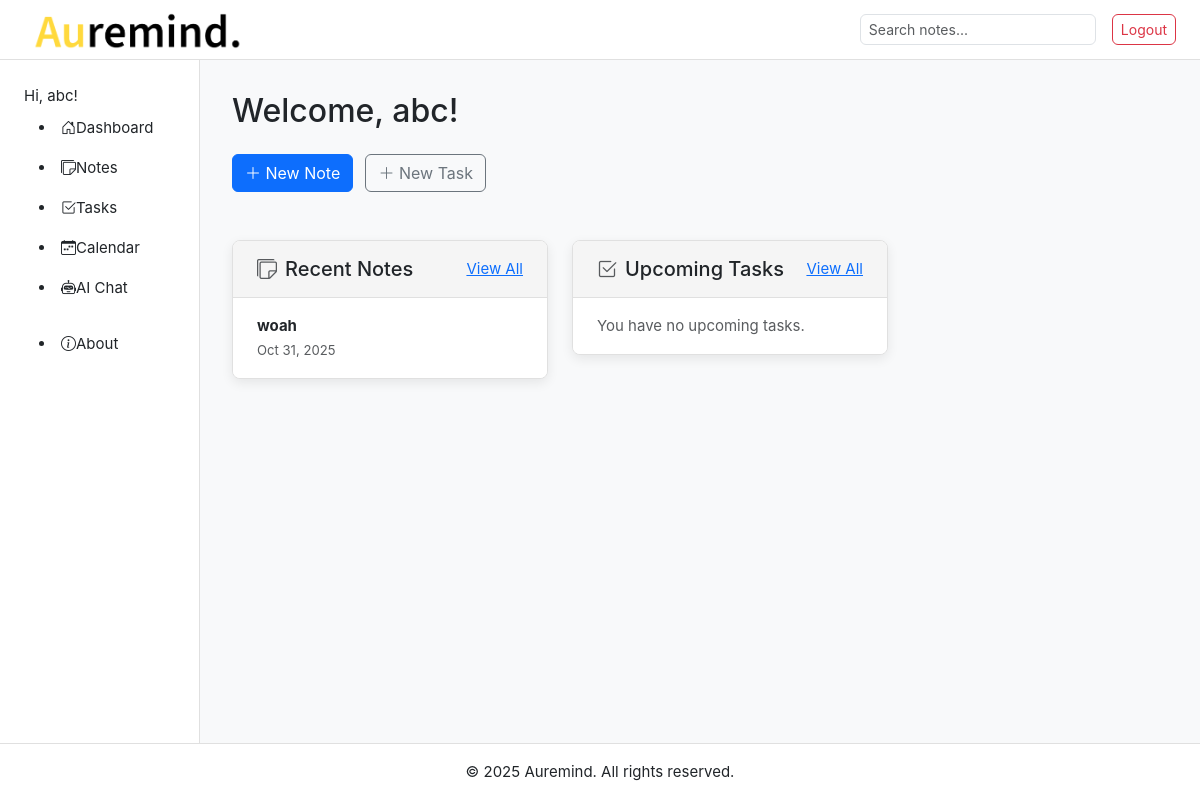
Page / (signed in) on the earlier database version.
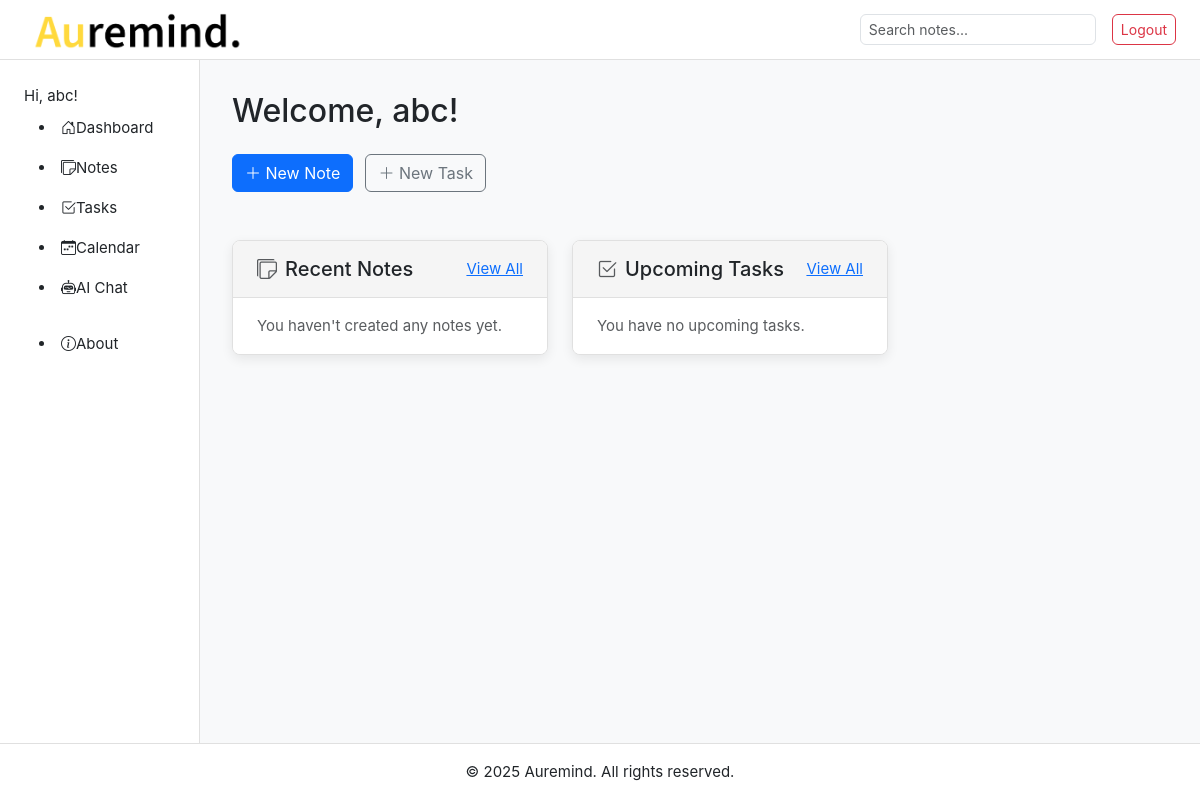
Same page on the later database version.
### notes/models.py (models this page shows, shortened)
class Note(models.Model):
    user = models.ForeignKey(User, on_delete=models.CASCADE)
    title = models.CharField(max_length=200)
    encrypted_content = models.TextField(blank=True, null=True, db_column='content')
    created_at = models.DateTimeField(auto_now_add=True)
    encrypted_attachment = models.BinaryField(blank=True, null=True)
    attachment_name = models.CharField(max_length=255, blank=True, null=True)
    @property
    def content(self) -> str:
        """
        This 'getter' decrypts the content when you access 'note.content'.
        """
        return decrypt_data(self.encrypted_content)
    @content.setter
    def content(self, value: str):
        """
        This 'setter' encrypts the content when you set 'note.content = ...'.
        """
        self.encrypted_content = encrypt_data(value)

### notes/views.py (the view)
# urls.py: 2. Add a URL to urlpatterns:  path('', views.home, name='home')
@login_required
def home(request):
    recent_notes = Note.objects.filter(user=request.user).order_by('-created_at')[:5]
    upcoming_tasks = Task.objects.filter(
        user=request.user,
        due_date__gte=timezone.now()
    ).order_by('due_date')[:5]
    context = {
        'total_notes': Note.objects.filter(user=request.user).count(),
        'recent_notes': recent_notes,
        'upcoming_tasks': upcoming_tasks,
        'year': datetime.now().year,
    }
    return render(request, 'notes/dashboard.html', context)

### notes/templates/notes/dashboard.html (shortened to what this page needs)
{% extends 'notes/base.html' %}
{% block content %}
<div class="content-wrapper">
  <h1 class="h2 mb-4">Welcome, {{ user.username }}!</h1>
  <div class="mb-5">
    <a href="{% url 'notes:create' %}" class="btn btn-primary me-2"><i class="bi bi-plus-lg"></i> New Note</a>
    <a href="{% url 'notes:task_create' %}" class="btn btn-outline-secondary"><i class="bi bi-plus-lg"></i> New Task</a>
  </div>
  <div class="row">
    <div class="col-md-6">
      <div class="card-ui mb-4">
        <div class="card-header">
          <h5 class="mb-0"><i class="bi bi-stickies text-muted me-2"></i>Recent Notes</h5>
          <a href="{% url 'notes:note' %}" class="btn-link">View All</a>
        </div>
        <div class="list-group list-group-flush">
          {% for note in recent_notes %}
            <a href="{% url 'notes:detail' pk=note.pk %}" class="list-group-item list-group-item-action">
              <span class="item-title d-block fw-bold">{{ note.title }}</span>
              <span class="item-subtitle small text-muted">{{ note.created_at|date:"M d, Y" }}</span>
            </a>
          {% empty %}
            <li class="list-group-item text-muted">You haven't created any notes yet.</li>
          {% endfor %}
        </div>
      </div>
    </div>
    <div class="col-md-6">
      <div class="card-ui mb-4">
        <div class="card-header">
          <h5 class="mb-0"><i class="bi bi-check2-square text-muted me-2"></i>Upcoming Tasks</h5>
          <a href="{% url 'notes:task' %}" class="btn-link">View All</a>
        </div>
        <div class="list-group list-group-flush">
          {% for task in upcoming_tasks %}
            <a href="{% url 'notes:task_edit' pk=task.pk %}" class="list-group-item list-group-item-action">
              <span class="item-title d-block fw-bold">{{ task.title }}</span>
              <span class="item-subtitle small text-muted">Due: {{ task.due_date|date:"M d, Y P" }}</span>
            </a>
          {% empty %}
            <li class="list-group-item text-muted">You have no upcoming tasks.</li>
          {% endfor %}
        </div>
      </div>
    </div>
  </div>
</div>
{% endblock %}

### notes/templates/notes/base.html (shortened to what this page needs)
{% load static %}
<!DOCTYPE html>
<html>
<head>
  <link href="https://cdn.jsdelivr.net/npm/bootstrap@5.3.0/dist/css/bootstrap.min.css" rel="stylesheet">
  <link rel="stylesheet" href="https://cdn.jsdelivr.net/npm/bootstrap-icons@1.11.3/font/bootstrap-icons.min.css">
  <link rel="stylesheet" href="https://cdn.jsdelivr.net/npm/flatpickr/dist/flatpickr.min.css">
  <link rel="stylesheet" href="{% static 'notes/style.css' %}">
</head>
<body>
  <div class="app-container">
    <header class="app-header">
      <div class="d-flex align-items-center">
        <a class="navbar-brand ms-2" href="{% url 'notes:dashboard' %}">
          <img src="{% static 'notes/Auremind Logo.png' %}" alt="Auremind Logo" class="navbar-logo">
        </a>
      </div>
      <div class="d-flex align-items-center">
        {% if user.is_authenticated %}
          <div class="search-container position-relative me-3">
            <input type="text" id="search-input" class="form-control form-control-sm" placeholder="Search notes..." autocomplete="off">
          </div>
          <form method="post" action="{% url 'notes:logout' %}" style="display:inline;">
            <button type="submit" class="btn btn-outline-danger btn-sm">Logout</button>
          </form>
        {% else %}
          <a href="{% url 'notes:register' %}" class="btn btn-outline-success btn-sm me-2">Register</a>
          <a href="{% url 'notes:login' %}" class="btn btn-outline-primary btn-sm">Login</a>
        {% endif %}
      </div>
    </header>
    <aside class="sidebar" id="sidebar">
      {% if user.is_authenticated %}
        <div class="user-profile">
          <span class="username">Hi, {{ user.username }}!</span>
        </div>
        <ul class="nav-links">
          <li class="nav-item">
            <a class="nav-link" href="{% url 'notes:dashboard' %}"><i class="bi bi-house-door"></i>Dashboard</a>
          </li>
          <li class="nav-item">
            <a class="nav-link" href="{% url 'notes:note' %}"><i class="bi bi-stickies"></i>Notes</a>
          </li>
          <li class="nav-item">
            <a class="nav-link" href="{% url 'notes:task' %}"><i class="bi bi-check2-square"></i>Tasks</a>
          </li>
          <li class="nav-item">
            <a class="nav-link" href="{% url 'notes:calendar' %}"><i class="bi bi-calendar-week"></i>Calendar</a>
          </li>
          <li class="nav-item">
            <a class="nav-link" href="{% url 'notes:chat' %}"><i class="bi bi-robot"></i>AI Chat</a>
          </li>
        </ul>
        <div class="sidebar-footer">
          <ul class="nav-links">
            <li class="nav-item">
              <a class="nav-link" href="{% url 'notes:about' %}"><i class="bi bi-info-circle"></i>About</a>
            </li>
          </ul>
        </div>
      {% endif %}
    </aside>
    <main class="main-content">
      {% block content %}{% endblock %}
    </main>
    <aside class="right-sidebar">
      </aside>
    <footer class="app-footer">
      <p class="mb-0">&copy; {% now "Y" %} Auremind. All rights reserved.</p>
    </footer>
  </div><script src="https://cdn.jsdelivr.net/npm/bootstrap@5.3.0/dist/js/bootstrap.bundle.min.js"></script>
</body>
</html>

### notes/static/notes/style.css (style rules this page uses)
:root { --app-bg: #f8f9fa; --sidebar-bg: #ffffff; --card-bg: #ffffff; --border-color: #e0e0e0; --text-color: #212529; --text-muted: #6c757d; --primary-color: #3b82f6; --secondary-bg-accent: #f5f5f5; --shadow-sm: 0 1px 3px rgba(0, 0, 0, 0.04); --shadow-md: 0 4px 12px rgba(0, 0, 0, 0.08); }
body { font-family: -apple-system, BlinkMacSystemFont, "Segoe UI", Roboto, Helvetica, Arial, sans-serif; background-color: var(--app-bg); margin: 0; padding: 0; color: var(--text-color); font-size: 15px; overflow-x: hidden; line-height: 1.6; }
.app-container { display: grid; grid-template-columns: 200px 1fr 280px; grid-template-rows: auto 1fr auto; grid-template-areas: "header header header" "sidebar main-content right-sidebar" "footer footer footer"; min-height: 100vh; }
.app-header { grid-area: header; display: flex; align-items: center; justify-content: space-between; padding: 0.5rem 1.5rem; background-color: var(--sidebar-bg); border-bottom: 1px solid var(--border-color); height: 60px; position: sticky; top: 0; z-index: 1020; }
.app-header .navbar-logo { height: 40px; }
.sidebar { grid-area: sidebar; background-color: var(--sidebar-bg); padding: 1.5rem; border-right: 1px solid var(--border-color); transition: transform 0.3s ease-in-out; overflow-y: auto; }
.sidebar a { display: block; padding: 8px 5px; font-size: 15px; font-weight: 400; color: var(--text-color); text-decoration: none; border-radius: 6px; }
.main-content { grid-area: main-content; padding: 2rem; overflow-y: auto; }
.right-sidebar { grid-area: right-sidebar; background-color: var(--app-bg); }
.app-footer { grid-area: footer; padding: 1rem 1.5rem; background-color: var(--card-bg); border-top: 1px solid var(--border-color); text-align: center; }
.card-ui { background-color: var(--card-bg); border: 1px solid var(--border-color); border-radius: 8px; box-shadow: var(--shadow-md); overflow: hidden; margin-bottom: 2rem; }
.card-ui .card-header { display: flex; justify-content: space-between; align-items: center; padding: 1rem 1.5rem; background-color: var(--secondary-bg-accent); border-bottom: 1px solid var(--border-color); }
.content-wrapper { max-width: 900px; margin: 0 auto; }
.form-control, .form-select, .btn { border-radius: 6px !important; }
.list-group-flush { border-top: none; border-bottom: none; }
.list-group-item { padding: 1rem 1.5rem; border-left: none; border-right: none; }
.list-group-item:first-child { border-top: none; }
.list-group-item:last-child { border-bottom: none; }

Differences in the rows shown:
removed Note: title "woah", created_at "Oct 31, 2025"
Other differences:
text now shown: "You haven't created any notes yet."
